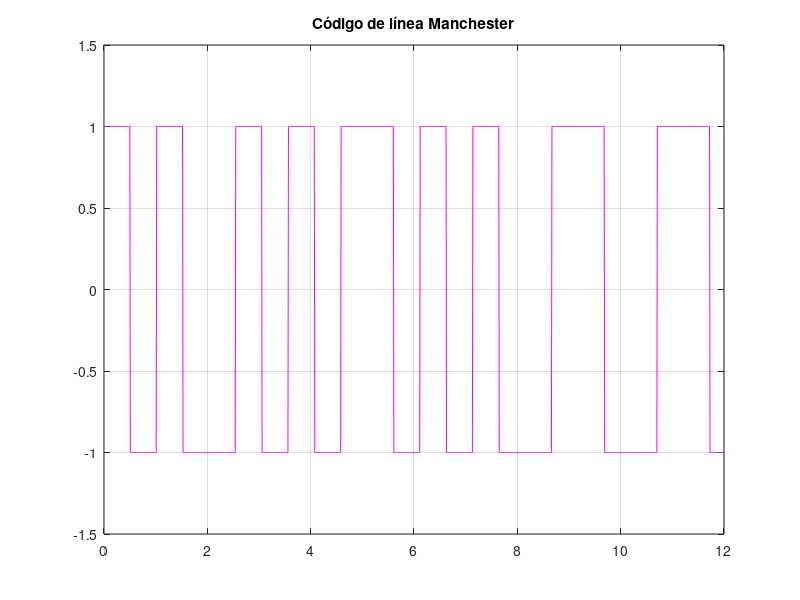
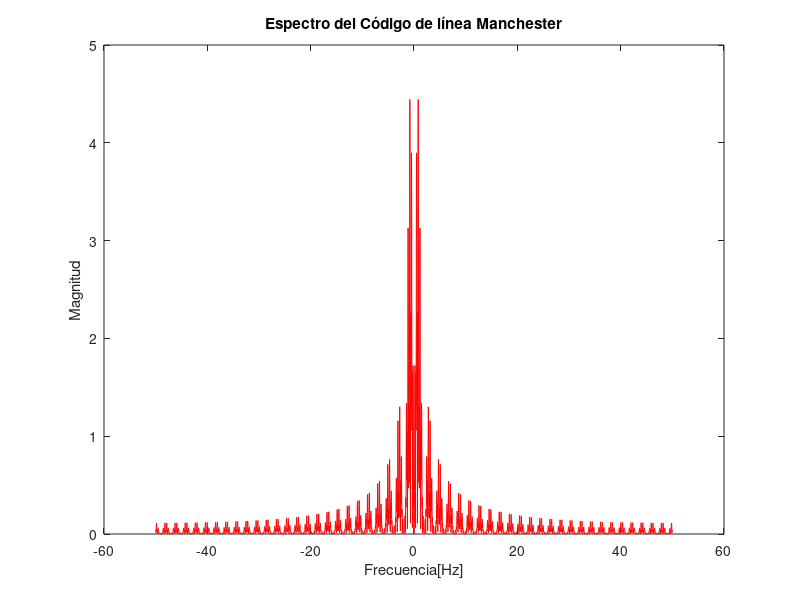

Reproduce these figures in MATLAB, in order.
clear all
close all
%100 muestras en Tb=1s
ts=1/100;
Tb=1;
fs=1/ts;
tbm=Tb/2;
tm=0:ts:tbm;

s1NRZ=[-ones(1, length(tm)) ones(1, length(tm))];
s2NRZ=[ones(1, length(tm)) -ones(1, length(tm))];

bits=[1 1 0 0 0 1 1 1 0 1 0 1];
%bits=randi([0,1],1, 15)
N=length(bits);
codigo=[];

for n=1:N
    if bits(n)==1
        codigo = [codigo s2NRZ];
    else
        codigo = [codigo s1NRZ];
    end
end

t=(length(codigo)-1)*ts;
tm2=0:ts:t;
figure(1)
plot(tm2,codigo, 'm', LineWidth=3);
title('Código de línea Manchester');
axis([0 length(bits) -1.5 1.5]);
grid


COD=fftshift(fft( codigo, 10000))*ts;
w=linspace(-fs/2, fs/2, length(COD))*2*pi;
figure(2)
plot(w/(2*pi),abs(COD), 'r');
title('Espectro del Código de línea Manchester');
xlabel('Frecuencia[Hz]');
ylabel('Magnitud');


